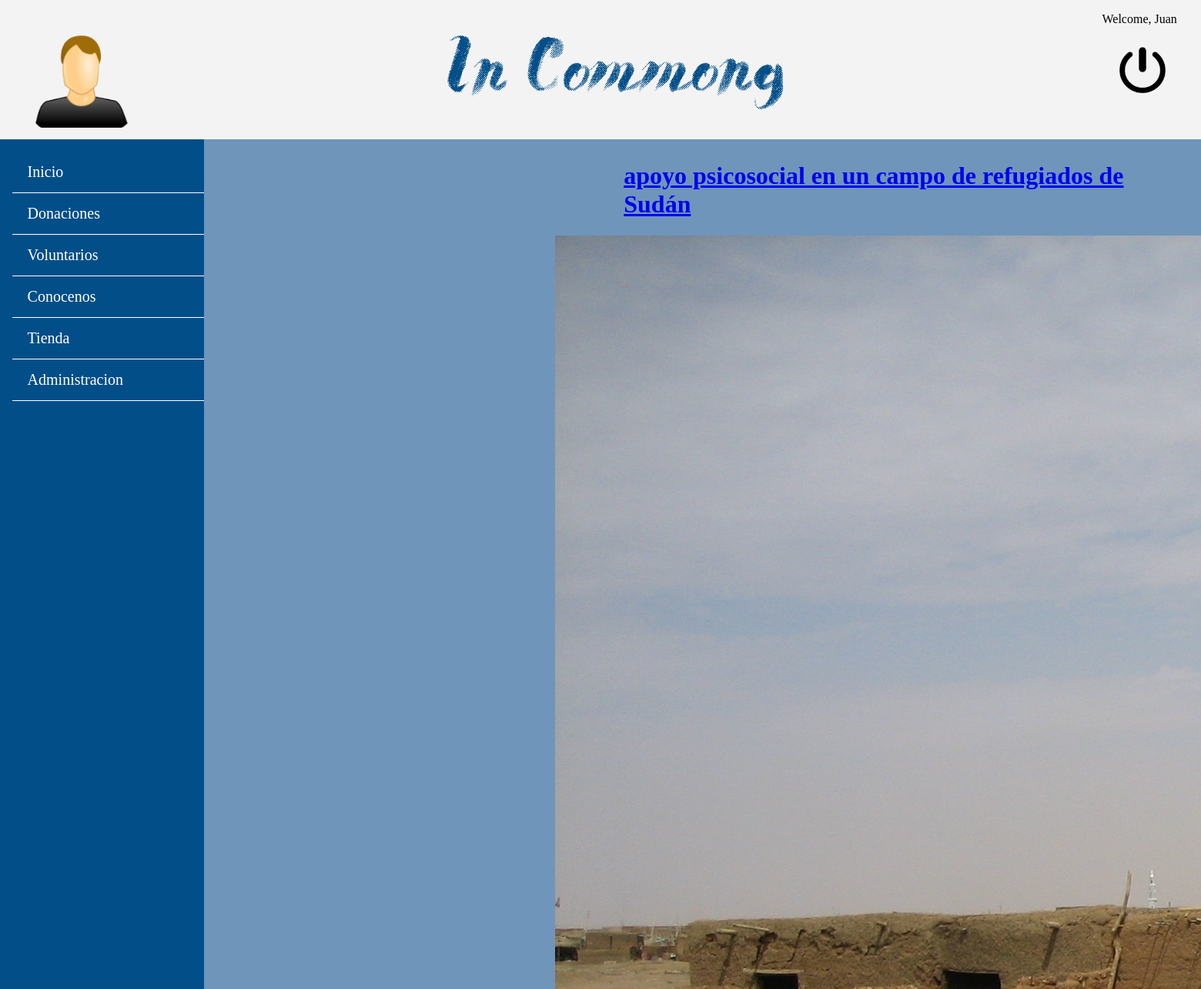
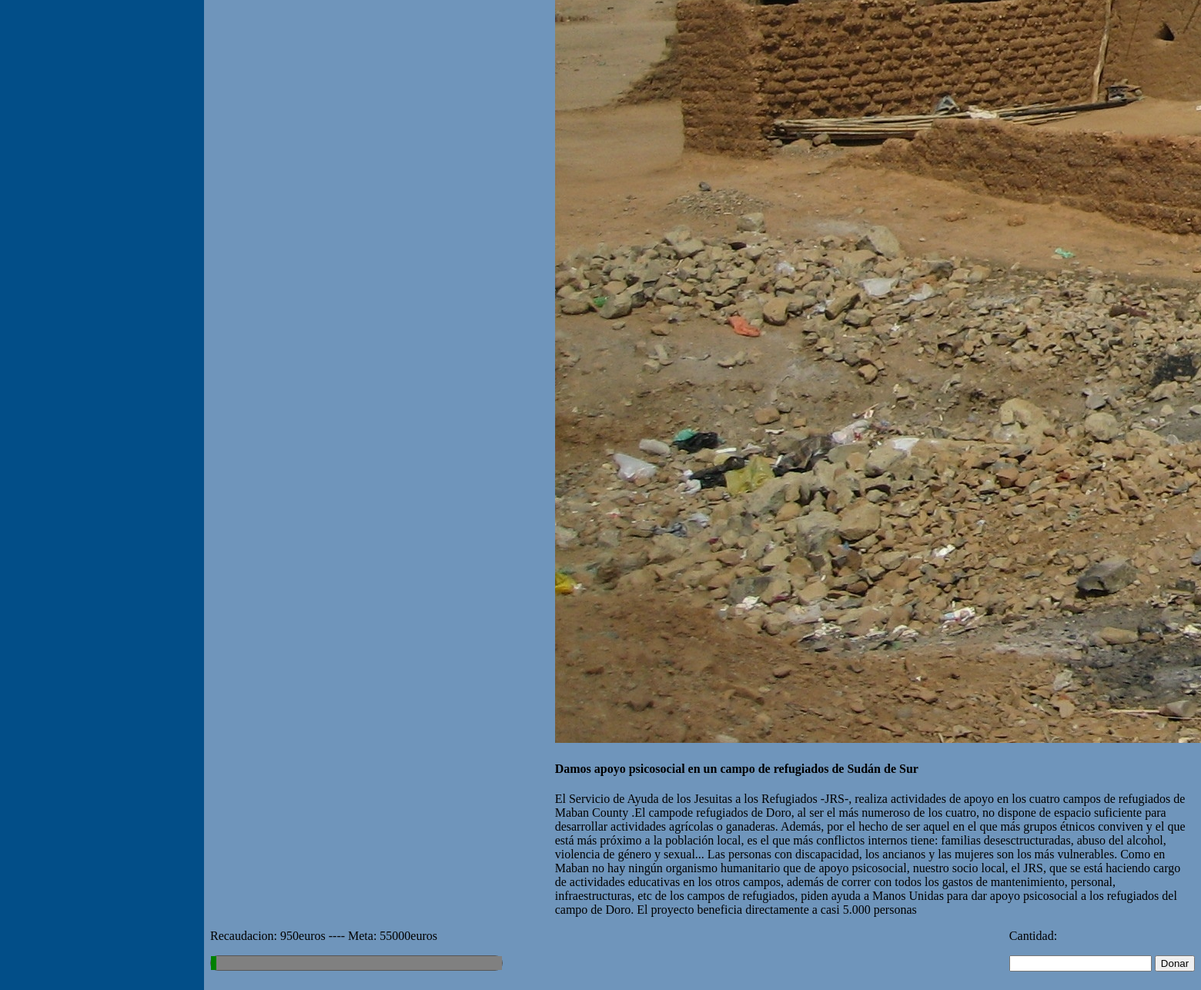
Screenshot of /donaciones.php?id=41 (signed in) with the database file from the repository (2 pictures, top to bottom).
### tables this page shows
CREATE TABLE `proyecto` (
  `idProyecto` int(10) NOT NULL,
  `CIFOng` varchar(9) NOT NULL,
  `fechaCreacion` datetime NOT NULL,
  `dineroNecesario` int(11) NOT NULL,
  `dineroAcumulado` int(11) NOT NULL DEFAULT '0',
  `nombre` varchar(100) NOT NULL,
  `descripcionCorta` mediumtext NOT NULL,
  `descripcionLarga` longtext NOT NULL,
  `imagen` varchar(50) NOT NULL,
  `numVoluntarios` int(11) NOT NULL,
  `fechaFin` datetime DEFAULT NULL
);

### includes/DaoScripts/DaoProyectos.php (called while the page is built, shortened)
<?php
	require_once '/../ModelScripts/Proyectos.php';
	class DaoProyectos{
		function seleccionaProyecto($idProyecto){
			$app = App::getSingleton();
    		$con = $app->conexionBd();
			$sql = "SELECT * FROM proyecto WHERE idProyecto = '$idProyecto'";
			$rs = $con->query($sql) or die ($con->error);
			$resultado = "";
			if($rs != NULL)
			{
				while($lista = $rs->fetch_assoc()){
					$resultado =  new Proyectos($lista['idProyecto'], $lista['CIFOng'], $lista['fechaCreacion'], $lista['dineroNecesario'], $lista['dineroAcumulado'], $lista['nombre'], $lista['descripcionCorta'], $lista['descripcionLarga'], $lista['imagen'], $lista['numVoluntarios'], $lista['fechaFin']);
				}
				return ($resultado);
			}
		}
	}
?>

### includes/ModelScripts/GestorProyectos.php (called while the page is built, shortened)
<?php
	class GestorProyectos{
		private $dao;
		function __construct(){
			require_once '/../DaoScripts/DaoProyectos.php';
			$this->dao = new DaoProyectos();
		}
		public function getProyecto($id){
			$id = htmlspecialchars(trim(strip_tags($id)));
			return ($this->dao->seleccionaProyecto($id));
		}
	}
?>

### includes/ModelScripts/Proyectos.php (called while the page is built, shortened)
<?php
	class Proyectos{
		private $cifOng;
		private $dineroNecesario;
		private $dineroAcumulado;
		private $nombre;
		private $descripcionCorta;
		private $descripcionLarga;
		private $imagen;
		function __construct($idProyecto, $cifOng, $fechaCreacion, $dineroNecesario, $dineroAcumulado, $nombre, $descripcionCorta, $descripcionLarga, $imagen, $numVoluntarios, $fechaFin){
			$this->cifOng = $cifOng;
			$this->dineroNecesario = $dineroNecesario;
			$this->dineroAcumulado = $dineroAcumulado;
			$this->nombre = $nombre;
			$this->descripcionCorta = $descripcionCorta;
			$this->descripcionLarga = $descripcionLarga;
			$this->imagen = $imagen;
		}
		public function getNombre(){return $this->nombre;}
		public function getCifOng(){return $this->cifOng;}
		public function getDineroNecesario(){return $this->dineroNecesario;}
		public function getDineroAcumulado(){return $this->dineroAcumulado;}
		public function getDescripcionCorta(){return $this->descripcionCorta;}
		public function getDescripcionLarga(){return $this->descripcionLarga;}
		public function getImagen(){return $this->imagen;}
	}
?>

### includes/ViewScripts/DonacionesVista.php (the view, shortened to what this page needs)
<?php
	class vistaDonaciones{
		private $ListaProyectos;
		function __construct(){
			require_once '/../ModelScripts/GestorProyectos.php';
			$this->ListaProyectos = new GestorProyectos();
		}
		function muestraDonacionesProyecto($id){
			$lista = $this->ListaProyectos->getProyecto($id);
			  	$nombre =  $lista->getNombre();
				$imagen = $lista->getImagen();
				$id = $lista->getIdProyecto();
				$dineroAcumulado =  $lista->getDineroAcumulado();
				$CIFOng = $lista->getCifOng();
				$dineroNecesario =  $lista->getDineroNecesario();
				$descLarga =  $lista->getDescripcionLarga();
				$descCorta = $lista->getDescripcionCorta();
				echo'	<div class="contenido">
						<div id= "tituloDonacionesVista">
						<h1><a href="perfilOng.php?ong='.$CIFOng.'">'.$nombre.'</a></h1>
						</div>
						<div class = "imgONG">
							<p><img src= "'.$imagen.'" /></p>
							<h4>'.$descCorta.'</h4>
							<p>'.$descLarga.'</p>
						</div>
						<div id = "datos">
						<div id = "recaudado">
							<div id="recaudacion">Recaudacion: '.$dineroAcumulado .'euros   ----   Meta: '.$dineroNecesario .'euros</div>
							<div id = "barrainformativa">
								<p><progress value="'.$dineroAcumulado.'" max="'.$dineroNecesario.'"></progress></p>
							</div>
						</div>
						<div id = "datoscantidad">
							<div id= "cantidad"> Cantidad:</div>
								<form action="vistaDonacion.php" method="POST">
									<p><input type="text" name="cantidad">
									<input type="hidden" name="idProyect" value="'.$id.'">
									<input type= "submit" name ="donar" value = "Donar" size="20">
									</p>
								</form>
							</div>
						</div>
					</div>';
		}
	}
?>

### css/estilos.css (style rules this page uses)
html body { height: 100%; min-width: 850px; margin: 0%; }
.contenido { float: left; padding: 0.5%; width: 82%; height: 82%; min-width: 500px; min-height: 400px; background: #6F95BB; vertical-align: center; }
#datos { float: center; }
#recaudado { float:left; }
progress { float: left; height: 18px; width:380px; height: 20px; }
#datoscantidad { float: right; display: inline-block; }
#tituloDonacionesVista { margin-left:42%; }

### css/colorsandtext.css (style rules this page uses)
html body { background: #024e88; }
.imgONG { font-size: 16px; font-family: cursive; margin-left:35%; }
progress { background-color: #f3f3f3; border: 1px solid #555; border-radius: 10px; -moz-border-radius: 10px; -ms-border-radius: 10px; -o-border-radius: 10px; -webkit-border-radius: 10px; }

### rows the page displays
proyecto: nombre "apoyo psicosocial en un campo de refugiados de Sudán", imagen (picture), descripcionCorta "Damos apoyo psicosocial en un campo de refugiados de Sudán de Sur", descripcionLarga "El Servicio de Ayuda de los Jesuitas a los Refugiados -JRS-, realiza actividades de apoyo en los cuatro campos de refugiados de Maban County .El campode refugiados de Doro, al ser el más numeroso de los cuatro, no dispone de espacio suficiente para desarrollar actividades agrícolas o ganaderas. Además, por el hecho de ser aquel en el que más grupos étnicos conviven y el que está más próximo a la población local, es el que más conflictos internos tiene: familias desesctructuradas, abuso del alcohol, violencia de género y sexual... Las personas con discapacidad, los ancianos y las mujeres son los más vulnerables. Como en Maban no hay ningún organismo humanitario que de apoyo psicosocial,…", dineroAcumulado "950", dineroNecesario "55000"

### other values shown
$_SESSION['nombre'] "Juan"
